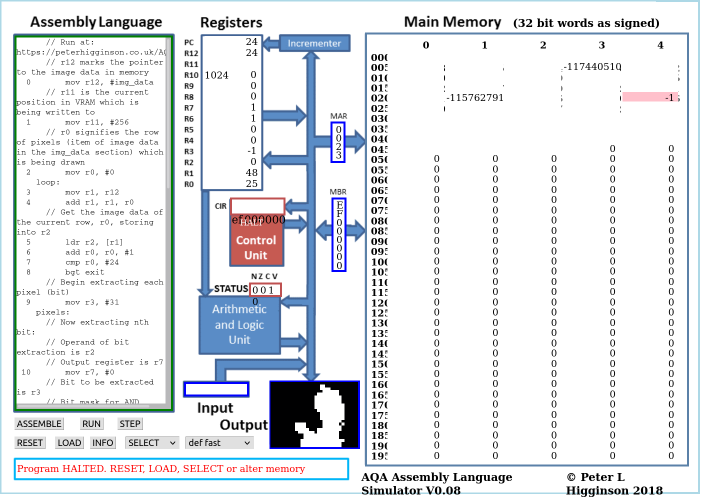
#> input picture assets/bad_apple.png, 1408 x 1004 px (shown at 1/2 size)
$ python image_converter.py assets/bad_apple.png out.png
#> lines starting #> are read from the running program, lines starting #| are printed output that depends on the picture
import time
import sys
import os
import logging
from PIL import Image

# If pyperclip is available, the user can also get the program output on their clipboard.
try:
    import pyperclip
    PYPERCLIP = True
except ImportError:
    PYPERCLIP = False

try:
    image_name = sys.argv[1]
except IndexError:
    image_name = input("Please input an image name: ")

try:
    img: Image.Image = Image.open(image_name).resize((32, 24), Image.NEAREST)
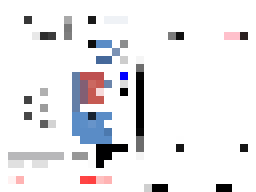
#> img: PIL image 32x24 RGB (shown 8 times larger); mean R, G, B 234.4, 233.7, 236.1
    img.convert("RGBA")
except FileNotFoundError:
    logging.error(f"Desired input file {image_name} was not found. Please try a different image.")
    sys.exit(1)

def color_value(pixel):
    return 1 if (sum(pixel) / len(pixel)) > 127 else 0

out = []
for row in range(img.height):
    binary_row = ""
    for col in range(img.width):
        c = color_value(img.getpixel((col, row)))
        binary_row += str(c)
    out.append("\t" + f"dat {str(int(binary_row, 2))}")
#> after the loop, out = 24 items

#> (the run stopped early here; a loop or call above may not have finished)
